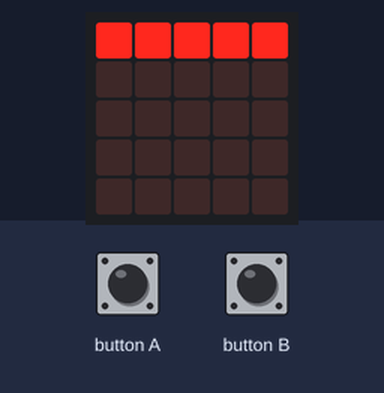
Bench run of a program on a simulated BBC micro:bit (MakeCode). On the bench: the board's 5×5 LED display.

Above: at 0.05 s.
At 4.85 s:
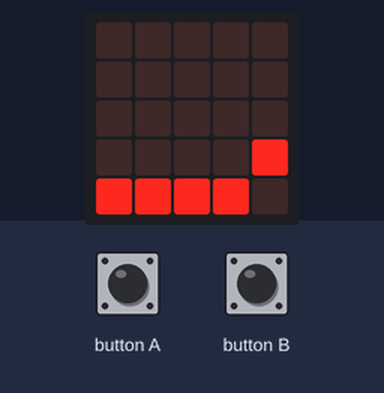
At 9.96 s:
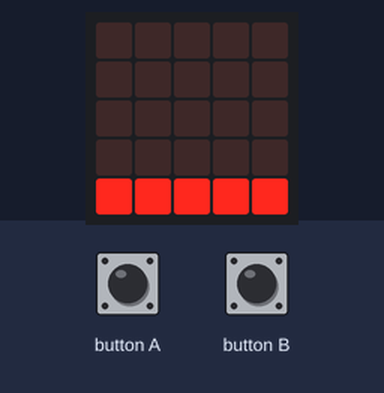
At 20.19 s:
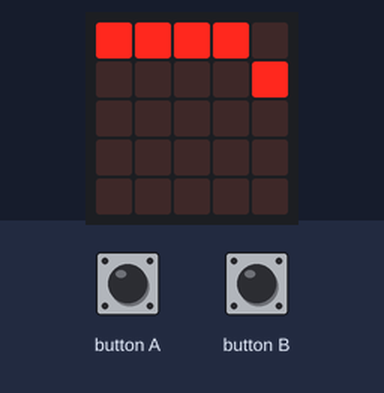
At 29.2 s:
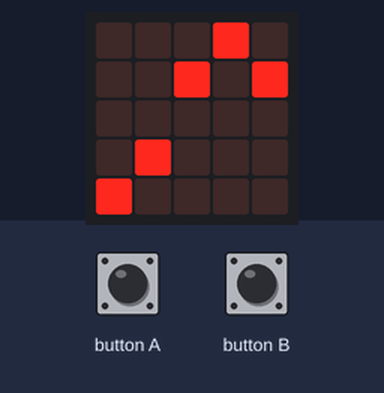
At 39.71 s:
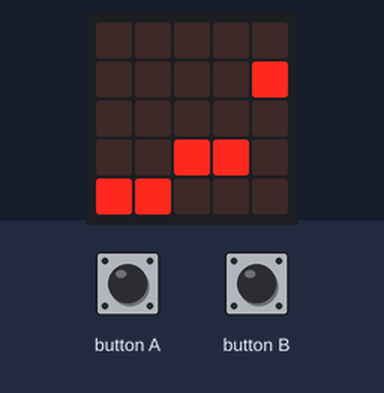

The program:

main.ts
```typescript
function led2 (y: number, speed: number) {
    if (方向 == 1) {
        while (true) {
            for (let index = 0; index <= 4; index++) {
                if (list[y][index] == 1) {
                    led.plot(y, index)
                } else {
                    led.unplot(y, index)
                }
            }
            list[y].unshift(list[y].pop())
            basic.pause(speed)
        }
        basic.clearScreen()
    } else if (方向 == 2) {
        while (true) {
            for (let index = 0; index <= 4; index++) {
                if (list[y][index] == 1) {
                    led.plot(index, y)
                } else {
                    led.unplot(index, y)
                }
            }
            list[y].unshift(list[y].pop())
            basic.pause(speed)
        }
        basic.clearScreen()
    }
}
input.onButtonPressed(Button.A, function () {
    方向 = 1
})
input.onButtonPressed(Button.B, function () {
    方向 = 2
})
let list: number[][] = []
let 方向 = 0
方向 = 1
list = [
[
1,
0,
0,
0,
0
],
[
1,
0,
0,
0,
0
],
[
1,
0,
0,
0,
0
],
[
1,
0,
0,
0,
0
],
[
1,
0,
0,
0,
0
],
[
0,
0,
0,
0,
0
]
]
control.inBackground(function () {
    led2(0, 1000)
})
control.inBackground(function () {
    led2(1, 500)
})
control.inBackground(function () {
    led2(2, 250)
})
control.inBackground(function () {
    led2(3, 200)
})
control.inBackground(function () {
    led2(4, 100)
})
```

test.ts
```typescript
// 在這裡測試；當此封包作為擴充功能時，將不會編譯此內容。
```
